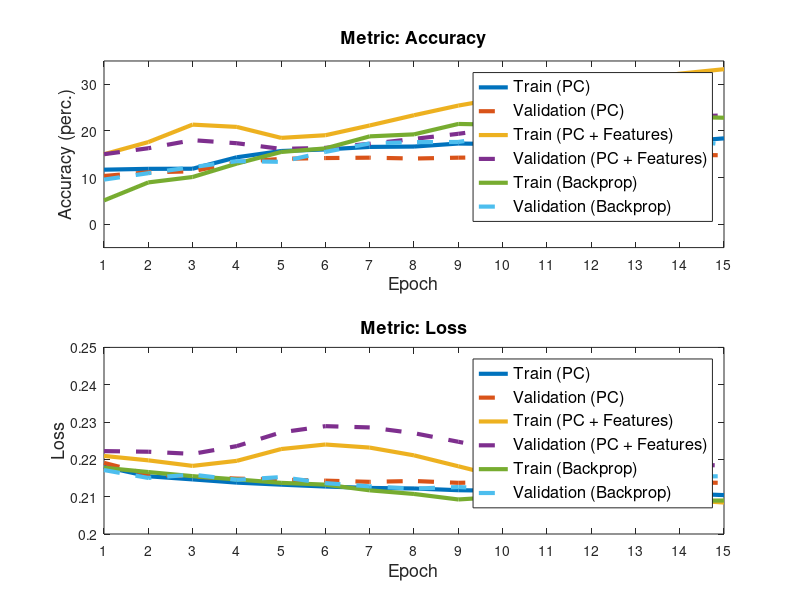

Recreate this plot in MATLAB. (Note: this script raises an error after producing the figure.)
full_dataset = false;

if full_dataset
    title2 = " Performance on IMAGENET 32x32";

    % % 
    % % % ----------------------------------
    % % % IMAGENET-feat100-1
    % % 
    % % % Dataset: IMAGENET
    % % % Data Type: Features-PC
    % % % Percentage of data: 100%
    % % % Architecture: [512,1024,10]
    % % % Ativation: Sigmoid
    % % % Optimizer: adam
    
    % % OK
    Train_loss_feat=[0.23538183332707166, 0.21898752002805955, 0.21693048565324238, 0.2165673175242183, 0.2150131090283994, 0.21214279126436936, 0.21038483414008982, 0.21000131419009835, 0.2098469717221662, 0.20933686233119475, 0.20858825399255657, 0.20789450639538645, 0.20739384945388206, 0.20708556511599496, 0.2068964568826757]
    Train_accuracy_feat=[17.534006595218464, 23.70671887881286, 27.45259686727123, 28.740725474031326, 29.52390766694147, 30.234954657873043, 30.35346248969497, 30.224649629018963, 30.31739488870569, 30.84295136026381, 31.693116240725473, 32.30111294311624, 32.90395713107997, 33.40375103050289, 33.795342126957955]
    Valid_loss_feat=[0.23654678521736486, 0.22096643502744062, 0.21918506560243148, 0.21897129010109762, 0.21760818565509155, 0.21500197604451218, 0.2134822649550982, 0.21325495570108782, 0.21321621688523557, 0.21282142390267428, 0.21219469944103872, 0.21162874837478543, 0.2112655558968036, 0.21110909719578264, 0.211090845466972]
    Valid_accuracy_feat=[16.584158415841586, 22.174092409240924, 25.866336633663366, 26.65016501650165, 27.207095709570954, 27.61963696369637, 27.289603960396043, 27.145214521452143, 27.00082508250825, 27.145214521452143, 27.64026402640264, 27.784653465346537, 27.970297029702973, 28.54785478547855, 28.795379537953796]

    % % % ----------------------------------
    % % % IMAGENET-raw100-1
    % % 
    % % % Dataset: IMAGENET
    % % % Data Type: Raw
    % % % Percentage of data: 100%
    % % % Architecture: [3082,500,500,10]
    % % % Ativation: Sigmoid
    % % % Optimizer: adam
    
    % % % ok
    Train_loss=[0.2144998301064365, 0.21344855452526193, 0.21289296609722655, 0.21257849445671817, 0.21247965593678267, 0.21211221228871735, 0.21217905187942204, 0.21170834611175604, 0.21186077761910088, 0.21181854346790793, 0.21174282093414326, 0.21147516241287714, 0.21096949009034108, 0.2106507106767001, 0.21046082050662615]
    Train_accuracy=[14.071516900247321, 16.02431986809563, 17.157873042044518, 17.04967023907667, 17.693734542456717, 18.00288540807914, 17.910140148392415, 18.198680956306678, 18.23474855729596, 18.291426215993408, 18.245053586150043, 18.543899422918383, 19.471352019785655, 19.100370981038747, 19.224031327287715]
    Valid_loss=[0.21433078271971195, 0.2133876496671163, 0.21285637193044463, 0.21267442395506095, 0.21264579252276047, 0.2123434194617841, 0.21261524816753216, 0.2122185481742999, 0.21248295329052963, 0.21268594495450047, 0.21232427324943148, 0.21217195724444143, 0.21181882363728885, 0.2116846041548423, 0.21167168351348295]
    Valid_accuracy=[14.005775577557756, 15.532178217821782, 16.976072607260726, 17.26485148514851, 17.326732673267326, 17.40924092409241, 16.76980198019802, 17.09983498349835, 17.326732673267326, 16.76980198019802, 17.223597359735972, 17.42986798679868, 17.82178217821782, 17.491749174917494, 17.801155115511552]
    % % % ----------------------------------
    % % % IMAGENET-raw100-backprop
    % % 
    % % % Dataset: IMAGENET
    % % % Data Type: Raw
    % % % Percentage of data: 100%
    % % % Architecture: [3082,500,500,10]
    % % % Ativation: Sigmoid
    % % % Optimizer: adam
    
    % 
    Train_loss_backprop=[0.21482491493225098, 0.21075913310050964, 0.208079993724823, 0.20638751983642578, 0.20536237955093384, 0.2062048763036728, 0.20561622083187103, 0.2054358273744583, 0.2059136927127838, 0.20648294687271118, 0.20611132681369781, 0.20674312114715576, 0.20767565071582794, 0.20889128744602203, 0.2095700055360794]
    Train_accuracy_backprop=[0.12082725763320923, 0.19265425205230713, 0.2376212179660797, 0.26001888513565063, 0.26559683680534363, 0.25281044840812683, 0.2649103105068207, 0.26104864478111267, 0.2562430202960968, 0.24491547048091888, 0.24620269238948822, 0.2365056276321411, 0.22329014539718628, 0.21067535877227783, 0.1960868388414383]*100;
    Valid_loss_backprop=[0.21087796986103058, 0.20931118726730347, 0.20499205589294434, 0.20393088459968567, 0.2076040357351303, 0.2050783634185791, 0.20592284202575684, 0.204937145113945, 0.20534318685531616, 0.2077069878578186, 0.20707204937934875, 0.2064274549484253, 0.2067788690328598, 0.20976124703884125, 0.2080552875995636]
    Valid_accuracy_backprop=[0.186341792345047, 0.2240905910730362, 0.267330139875412, 0.2786547839641571, 0.23610158264636993, 0.27385038137435913, 0.27487990260124207, 0.26870280504226685, 0.2505147457122803, 0.2460535317659378, 0.2405627965927124, 0.2323267012834549, 0.2515442669391632, 0.1921757012605667, 0.21551132202148438]*100;
else
    title2 = "Performance on IMAGENET 32x32 [fraction of data used]";

    % ----------------------------------
    % IMAGENET-feat20-1

    % Dataset: IMAGENET
    % Data Type: Features
    % Percentage of data: 20%
    % Architecture: [3082,1024,10]
    % Ativation: Sigmoid
    % % Optimizer: adam
    
    % 
    Train_loss_feat=[0.22091827180707413, 0.21973348241161622, 0.21825082290649422, 0.2196013921369013, 0.2227620758974296, 0.2239774425367429, 0.2231541963298103, 0.22107364466045903, 0.2181481367028703, 0.2151938943973802, 0.21294834359250267, 0.21132998307706943, 0.2101343210426302, 0.2091889118101819, 0.2084321244366214]
    Train_accuracy_feat=[15.005165289256198, 17.613636363636363, 21.358471074380166, 20.867768595041323, 18.517561983471072, 19.085743801652892, 21.17768595041322, 23.37293388429752, 25.439049586776857, 27.091942148760328, 29.313016528925615, 30.346074380165287, 31.017561983471076, 32.28305785123967, 33.23863636363637]
    Valid_loss_feat=[0.22221076020298597, 0.2220452167540317, 0.22146382521385347, 0.2235557025187225, 0.22723987618532326, 0.2288957248180012, 0.22855215242265334, 0.22701783091059374, 0.22471613891717837, 0.22242066941163022, 0.22079665361915649, 0.2197463078597859, 0.21907844439408594, 0.21863435606205728, 0.21835751234796347]
    Valid_accuracy_feat=[15.016501650165019, 16.295379537953796, 18.028052805280527, 17.36798679867987, 16.150990099009903, 16.377887788778878, 17.244224422442244, 18.296204620462046, 19.389438943894387, 20.668316831683168, 21.555280528052805, 22.02970297029703, 22.524752475247524, 23.04042904290429, 23.32920792079208]
    % % ----------------------------------
    % % IMAGENET-raw20-1
    % 
    % % Dataset: IMAGENET
    % % Data Type: Raw
    % % Percentage of data: 20%
    % % Architecture: [3082,500,500,10]
    % % Ativation: Sigmoid
    % % Optimizer: adam

    % ok
    Train_loss=[0.2180419312894755, 0.21546745670581738, 0.21463057474532846, 0.2137661539014902, 0.21322174299925262, 0.21271936789521362, 0.21234084529503067, 0.2121980479099846, 0.21173342871346257, 0.21158264025167056, 0.2110946533196507, 0.21095749228404892, 0.21083908529255943, 0.21085204699831894, 0.2104230838210383]
    Train_accuracy=[11.699380165289258, 11.8801652892562, 11.90599173553719, 14.359504132231404, 15.702479338842975, 16.038223140495866, 16.58057851239669, 16.65805785123967, 17.303719008264462, 17.200413223140494, 17.691115702479337, 17.25206611570248, 17.97520661157025, 17.665289256198346, 18.414256198347108]
    Valid_loss=[0.2190622278004797, 0.21602462186998458, 0.21538583759255525, 0.21483614302941573, 0.21456242984460816, 0.2142959538350953, 0.21397365194076595, 0.21420369733984243, 0.21371138872133766, 0.213952101125623, 0.2133741452668407, 0.21349927549893538, 0.21363123191775138, 0.21384055524459583, 0.21370535380508734]
    Valid_accuracy=[10.354785478547855, 11.138613861386139, 11.344884488448844, 13.283828382838283, 14.026402640264028, 14.19141914191419, 14.273927392739274, 14.088283828382838, 14.273927392739274, 14.377062706270626, 15.099009900990099, 15.07838283828383, 14.85148514851485, 14.892739273927393, 14.78960396039604]
    
    % % % IMAGENET-raw20-backprop
    % % 
    % % % Dataset: IMAGENET
    % % % Data Type: Raw
    % % % Percentage of data: 20%
    % % % Architecture: [3082,1024,10]
    % % % Ativation: Sigmoid
    % % % Optimizer: adam
    
    % ok
    Train_loss_backprop=[0.21775715053081512, 0.21660064160823822, 0.2154989242553711, 0.2146228700876236, 0.2137039750814438, 0.21322539448738098, 0.2116996943950653, 0.21072836220264435, 0.20925338566303253, 0.20997673273086548, 0.20919029414653778, 0.20885248482227325, 0.20882642269134521, 0.20888155698776245, 0.20897433161735535]
    Train_accuracy_backprop=[0.05107296258211136, 0.08969957381486893, 0.10128755122423172, 0.1300429254770279, 0.15493562817573547, 0.16266094148159027, 0.18841201066970825, 0.19270385801792145, 0.21502146124839783, 0.21330472826957703, 0.22231759130954742, 0.241201713681221, 0.22317597270011902, 0.23047210276126862, 0.22832618653774261]*100;
    Valid_loss_backprop=[0.2171303629875183, 0.21501901745796204, 0.21590986847877502, 0.21451762318611145, 0.2152506411075592, 0.2136366069316864, 0.21276262402534485, 0.21216492354869843, 0.21258626878261566, 0.21202917397022247, 0.21197350323200226, 0.21264223754405975, 0.21289655566215515, 0.21533070504665375, 0.21548962593078613]
    Valid_accuracy_backprop=[0.09574468433856964, 0.10947151482105255, 0.12251201272010803, 0.1352093368768692, 0.13383665680885315, 0.15511325001716614, 0.1733013093471527, 0.17604666948318481, 0.17638984322547913, 0.19080302119255066, 0.20109814405441284, 0.18496911227703094, 0.2000686377286911, 0.18291008472442627, 0.1705559343099594]*100;
end



subplot(2,1,1);

plot(Train_accuracy, 'LineWidth',3)
hold on

plot(Valid_accuracy, '--','LineWidth',3)
hold on

plot(Train_accuracy_feat, 'LineWidth',3);
hold on

plot(Valid_accuracy_feat, '--','LineWidth',3);
hold on

plot(Train_accuracy_backprop, 'LineWidth',3)
hold on

plot(Valid_accuracy_backprop, '--','LineWidth',3)
hold off

legend('Train (PC)', 'Validation (PC)', 'Train (PC + Features)', 'Validation (PC + Features)', 'Train (Backprop)', 'Validation (Backprop)', 'FontSize', 12)
title('Metric: Accuracy', 'FontSize', 13)
xlabel('Epoch', 'FontSize', 13) 
ylabel('Accuracy (perc.)', 'FontSize', 13)

% Set plot 1 ranges
set(gca,'XTick',1:15);
axis([1 15 -5 35])


subplot(2,1,2);

plot(Train_loss, 'LineWidth',3);
hold on

plot(Valid_loss, '--','LineWidth',3);
hold on

plot(Train_loss_feat, 'LineWidth',3);
hold on

h =  plot(Valid_loss_feat, '--','LineWidth',3);
hold on

plot(Train_loss_backprop, 'LineWidth',3)
hold on

plot(Valid_loss_backprop, '--','LineWidth',3)
hold off

legend('Train (PC)', 'Validation (PC)', 'Train (PC + Features)', 'Validation (PC + Features)', 'Train (Backprop)', 'Validation (Backprop)', 'FontSize', 12)
title('Metric: Loss', 'FontSize', 13)
xlabel('Epoch', 'FontSize', 13) 
ylabel('Loss', 'FontSize', 13) 

% Set plot 2 ranges
set(gca,'XTick',1:15);
axis([1 15 0.2 0.25])


% No scientific notation
ax = ancestor(h, 'axes');
ax.XAxis.Exponent = 0;
xtickformat('%.0f'); 

% Padronize window size
x0=50;
y0=50;
width=980;
height=800;
set(gcf,'position',[x0,y0,width,height])

sgtitle(title2, 'FontSize', 15) 



























